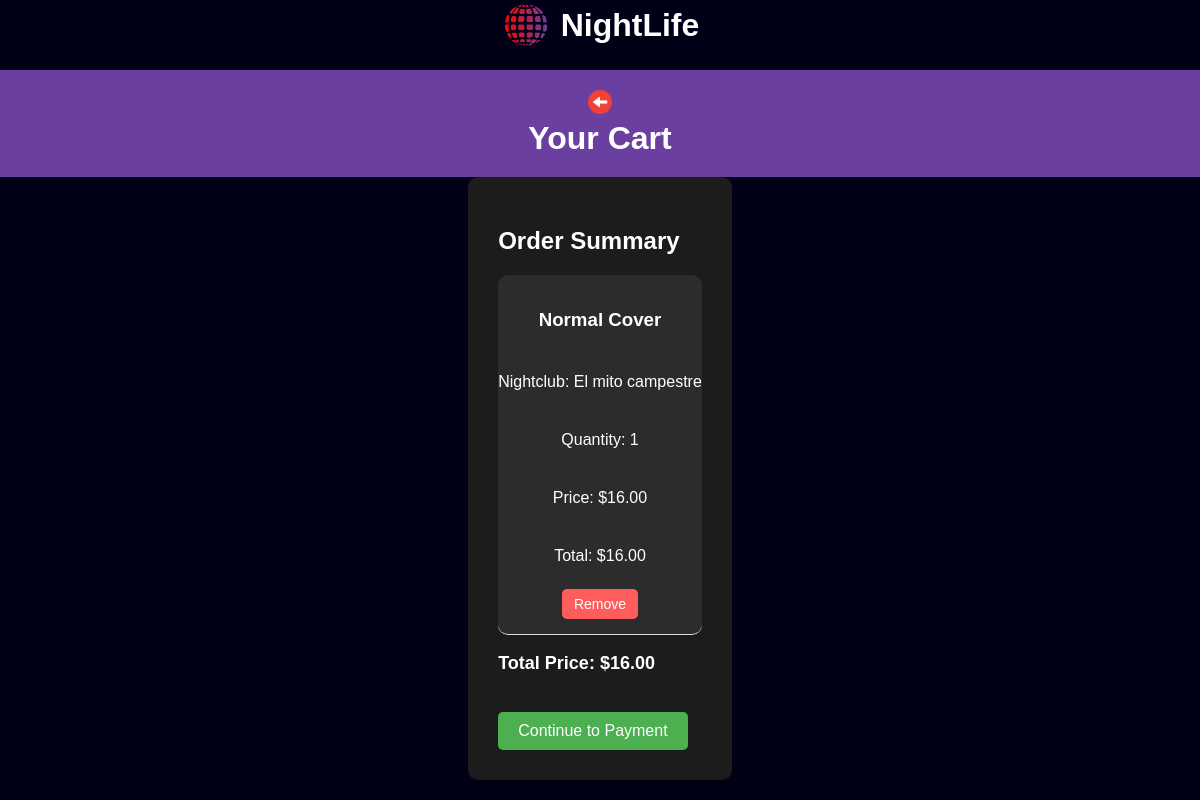
The app's page /en/cart/ (signed in) with its own data.
### tickets/models.py (models this page shows, shortened)
class CartItem(models.Model):
    user = models.ForeignKey(User, on_delete=models.CASCADE)
    ticket = models.ForeignKey(Ticket, on_delete=models.CASCADE)
    quantity = models.PositiveIntegerField(default=1)

class Ticket(models.Model):
    TICKET_CHOICES = [
        ('normal', 'Normal Cover'),
        ('vip', 'VIP Cover'),
    ]
    nightclub = models.ForeignKey(NightClub, related_name='tickets', on_delete=models.CASCADE)
    ticket_type = models.CharField(max_length=50, choices=TICKET_CHOICES)
    price = models.DecimalField(max_digits=6, decimal_places=2)
    description = models.TextField(blank=True, null=True)

class NightClub(models.Model):
    name = models.CharField(max_length=255)
    address = models.CharField(max_length=255, null=True, blank=True)  # Allow null and blank values
    description = models.TextField(blank=True, null=True)
    image = models.ImageField(upload_to='nightclubs/', blank=True, null=True)
    latitude = models.DecimalField(max_digits=17, decimal_places=15, null=True, blank=True)
    longitude = models.DecimalField(max_digits=17, decimal_places=15, null=True, blank=True)

### tickets/views.py (the view)
# urls.py: path('cart/', views.cart_view, name='cart'),
@login_required
def cart_view(request):
    set_language_in_view(request)  # Activa idioma según sesión
    cart_items = CartItem.objects.filter(user=request.user)
    total_price = sum([item.ticket.price * item.quantity for item in cart_items])
    return render(request, 'tickets/cart.html', {
        'cart_items': cart_items,
        'total_price': total_price,
    })

### tickets/templatetags/cart_extras.py (called while the page is built)
@register.filter
def multiply(value, arg):
    try:
        return value * arg
    except (TypeError, ValueError):
        return 0  # Retorna 0 en caso de error para evitar problemas en la plantilla

### tickets/views.py (called while the page is built)
def set_language_in_view(request):
    if request.method == 'POST':
        language = request.POST.get('language', 'en')  # Idioma predeterminado: inglés
        translation.activate(language)
        request.session['django_language'] = language
        response = redirect(request.META.get('HTTP_REFERER', '/'))
        response.set_cookie('django_language', language)
        return response

### tickets/templates/tickets/cart.html (shortened to what this page needs)
<!DOCTYPE html>
<html lang="en">
<head>
    {% load static %}
{% load i18n %}
{% load cart_extras %}
    <link rel="stylesheet" href="{% static 'css/styles.css' %}">
    <div class="logo-section">
        <a href="{% url 'home' %}" class="logo-link">
            <img src="{% static 'images/logo.png' %}" alt="{% trans 'NightLife Logo' %}" class="logo">
            <h1>{% trans "NightLife" %}</h1>
        </a>
    </div>
</head>
<body class="cart-page">
    <header class="cart-header">
        <div class="cart-logo-section">
            <a href="{% url 'home' %}">
                <img src="{% static 'images/back-arrow.png' %}" alt="{% trans "Back" %}" class="back-arrow">
            </a>
            <h1> {% trans "Your Cart" %}</h1>
        </div>
    </header>
    <section class="cart-container">
        {% if cart_items %}
            <div class="order-summary">
                <h2>{% trans "Order Summary" %}</h2>
                <ul class="cart-items-list">
                    {% for item in cart_items %}
                        <li class="cart-item">
                            <h3>{{ item.ticket.get_ticket_type_display }}</h3>
                            <p>{% trans "Nightclub" %}: {{ item.ticket.nightclub.name }}</p>
                            <p>{% trans "Quantity" %}: {{ item.quantity }}</p>
                            <p>{% trans "Price" %}: ${{ item.ticket.price }}</p>
                            <p>{% trans "Total" %}: ${{ item.ticket.price|multiply:item.quantity }}</p>
                            <form action="{% url 'remove-cart-item' item.id %}" method="post" class="remove-item-form">
                                <button type="submit" class="remove-item-btn">{% trans "Remove" %}</button>
                            </form>
                        </li>
                    {% endfor %}
                </ul>
                <div class="order-total">
                    <p><strong>{% trans "Total Price" %}:</strong> ${{ total_price }}</p>
                </div>
                <a href="{% url 'payment' %}" class="checkout-btn">{% trans "Continue to Payment" %}</a>
            </div>
        {% else %}
            <p class="empty-cart-message">{% trans "Your cart is empty." %}</p>
        {% endif %}
    </section>
</body>
</html>

### tickets/static/css/styles.css (style rules this page uses)
body { background-color: #000117; color: white; font-family: 'Arial', sans-serif; margin: 0; display: flex; flex-direction: column; }
a { text-decoration: none; color: inherit; }
.logo-section { display: flex; align-items: center; justify-content: center; margin-bottom: 20px; }
.logo { width: 50px; height: auto; margin-right: 10px; }
h1 { font-size: 32px; color: white; margin: 0; }
h2 { color: white; margin-bottom: 20px; }
.cart-header { background-color: #6B3FA0; text-align: center; padding: 20px; color: white; font-size: 24px; }
.cart-container { max-width: 900px; margin: 0 auto; padding: 20px; background-color: #1c1c1c; border-radius: 10px; box-shadow: 0 4px 8px rgba(0, 0, 0, 0.1); }
.cart-items-list { list-style-type: none; padding: 0; margin: 0; }
.cart-item { display: flex; justify-content: space-between; align-items: center; background-color: #2c2c2c; padding: 15px; border-radius: 8px; margin-bottom: 15px; color: white; }
.cart-header { text-align: center; padding: 20px; background-color: #6B3FA0; color: white; font-size: 24px; }
.cart-container { display: flex; justify-content: center; padding: 30px; }
.cart-items-list { list-style: none; padding: 0; margin-bottom: 20px; }
.cart-item { background-color: #2c2c2c; padding: 15px; margin-bottom: 15px; border-radius: 10px; }
.order-total { font-size: 18px; color: white; font-weight: bold; }

### tickets/templates/tickets/cart.html (style rules this page uses)
.back-arrow { width: 24px; height: 24px; }
.cart-item { border-bottom: 1px solid #ddd; padding: 15px 0; margin-bottom: 15px; display: flex; flex-direction: column; gap: 8px; font-size: 16px; }
.cart-items-list { list-style: none; padding: 0; margin: 0; }
.remove-item-btn { background-color: #ff5c5c; color: white; border: none; padding: 7px 12px; border-radius: 5px; cursor: pointer; font-size: 14px; transition: background-color 0.3s; }
.checkout-btn { display: inline-block; margin-top: 20px; padding: 10px 20px; background-color: #4CAF50; color: white; text-decoration: none; border-radius: 5px; font-size: 16px; text-align: center; }
.logo-link { display: flex; align-items: center; text-decoration: none; color: inherit; }

### records on screen
CartItem: ticket.ticket_type "Normal Cover", ticket.nightclub.name "El mito campestre", quantity "1", ticket.price "16.00", ticket.price|multiply "16.00"

### other values on screen
{{ total_price }} "16.00"
